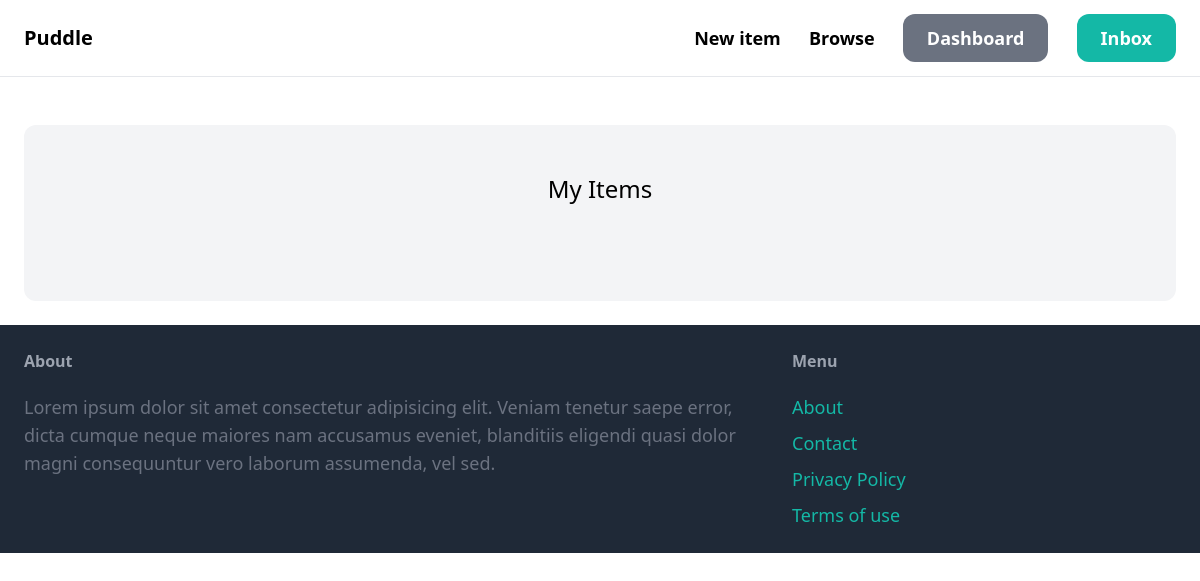
The page /dashboard/ (signed in) on the database as committed earlier.
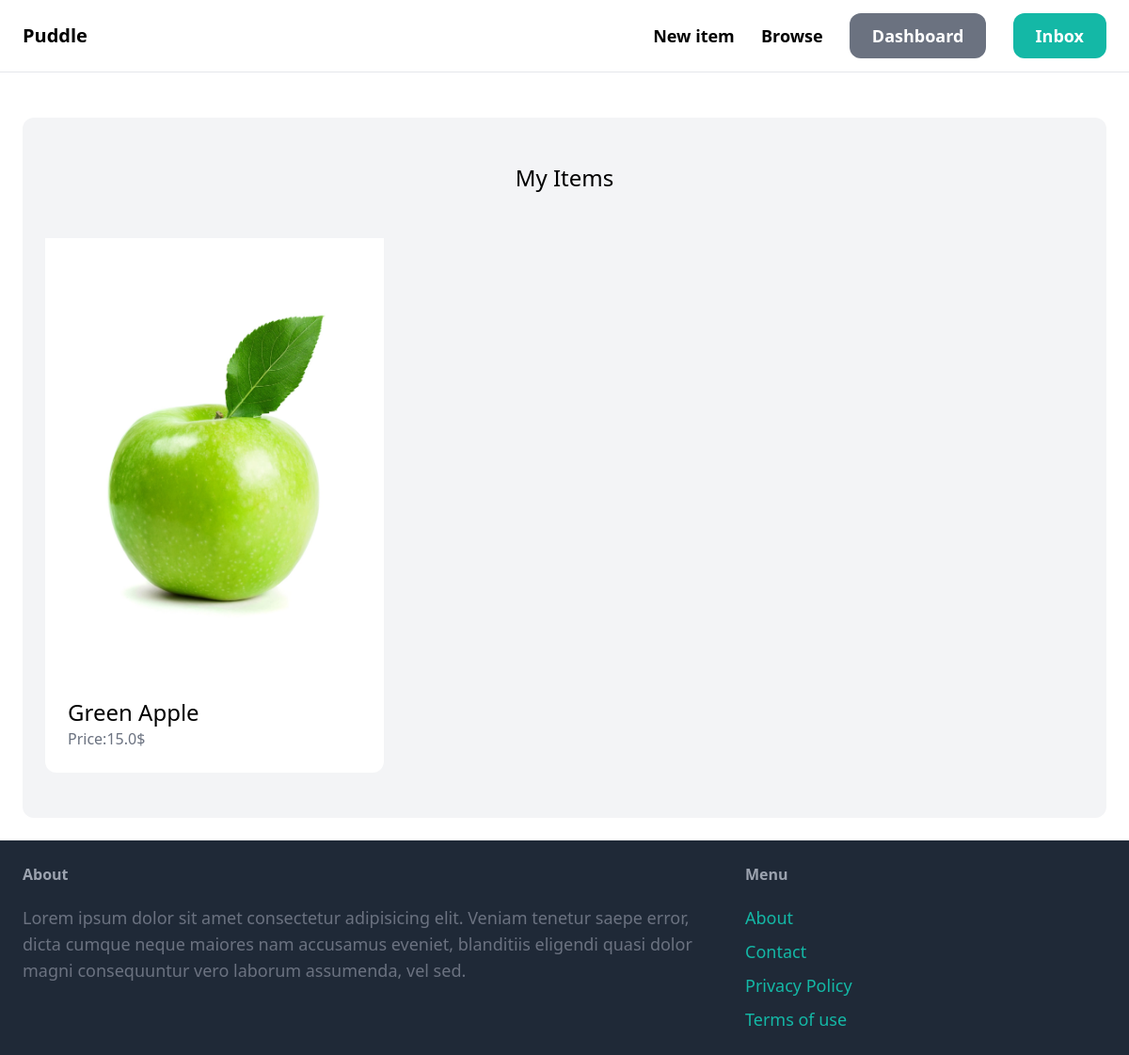
The same page on the database as committed later.
### item/models.py (models this page shows, shortened)
class Item(models.Model):
    category = models.ForeignKey(Category, related_name='items', on_delete=models.CASCADE)
    name = models.CharField(max_length=255)
    description = models.TextField(blank=True, null=True)
    price = models.FloatField()
    image = models.ImageField(upload_to='item_images', blank=True, null=True)
    is_sold = models.BooleanField(default=False)
    created_by = models.ForeignKey(User, related_name='items', on_delete=models.CASCADE)
    created_at = models.DateTimeField(auto_now_add=True)
    class Meta:
        ordering = ("name",)

### dashboard/views.py (the view)
# urls.py: path('', views.index, name="index"),
@login_required
def index(request):
    items = Item.objects.filter(created_by=request.user)
    return render(request, 'dashboard/index.html', {
        'items': items
    })

### dashboard/templates/dashboard/index.html (shortened to what this page needs)
{% extends "core/base.html" %}
{% block content %}
<div class="mt-6 px-6 py-12 bg-gray-100 rounded-xl">
    <h2 class="mb-12 text-2xl text-center">My Items</h2>
    <div class="grid grid-cols-3 gap-3">
        {% for item in items %}
        <div>
            <a href="{% url 'item:detail' item.id%}">
                <div class="bg-white p-10">
                    <img src="{{item.image.url}}" alt="item_{{item.name}}" class="rounded-t-xl w-full h-96 object-contain">
                </div>
                <div class="p-6 bg-white rounded-b-xl">
                    <h2 class="text-2xl"> {{item.name}}</h2>
                    <p class="text-gray-500">Price:{{item.price}}$</p>
                </div>
            </a>
        </div>
        {% endfor %}
    </div>
</div>
{% endblock %}

Rows that differ between the two databases and show on the page:
added Item: image (picture), name "Green Apple", price "15.0"
